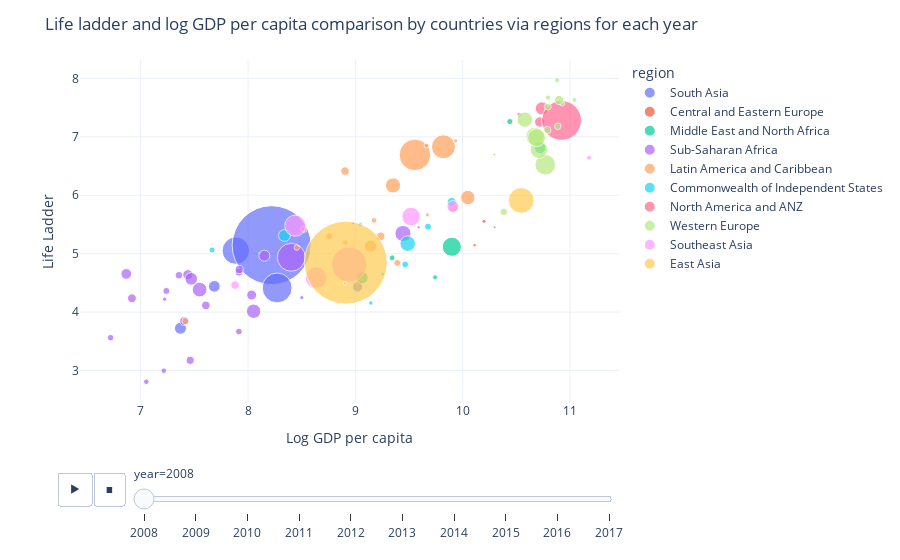

Notebook code cell kept with this figure:
### Code cell
fig=px.scatter(pop_df,
              x="Log GDP per capita",
              y="Life Ladder",
              animation_frame="year",
              animation_group="Country name",
              size="population",
              template="plotly_white",
              color="region",
              hover_name="Country name",
              size_max=60)
fig.update_layout(title="Life ladder and log GDP per capita comparison by countries via regions for each year")
fig.show()

### Figure 1 — Plotly figure (JSON) as saved in the notebook; plotly's stock layout.template omitted (floating-point values rounded to 4 significant figures)
{"data": [{"hovertemplate": "<b>%{hovertext}</b><br><br>region=South Asia<br>year=2008<br>Log GDP per capita=%{x}<br>Life Ladder=%{y}<br>population=%{marker.size}<extra></extra>", "hovertext": ["Afghanistan", "Bangladesh", "India", "Nepal", "Pakistan", "Sri Lanka"], "ids": ["Afghanistan", "Bangladesh", "India", "Nepal", "Pakistan", "Sri Lanka"], "legendgroup": "South Asia", "marker": {"color": "#636efa", "size": [27722276, 144304167, 1200669765, 26666576, 171648986, 19983984], "sizemode": "area", "sizeref": 385100.0, "symbol": "circle"}, "mode": "markers", "name": "South Asia", "orientation": "v", "showlegend": true, "type": "scatter", "x": [7.37, 7.886, 8.22, 7.686, 8.271, 9.021], "xaxis": "x", "y": [3.724, 5.052, 5.146, 4.441, 4.414, 4.431], "yaxis": "y"}, {"hovertemplate": "<b>%{hovertext}</b><br><br>region=Central and Eastern Europe<br>year=2008<br>Log GDP per capita=%{x}<br>Life Ladder=%{y}<br>population=%{marker.size}<extra></extra>", "hovertext": ["Estonia", "Kosovo", "Latvia", "Lithuania"], "ids": ["Estonia", "Kosovo", "Latvia", "Lithuania"], "legendgroup": "Central and Eastern Europe", "marker": {"color": "#EF553B", "size": [1337090, 1747383, 2177322, 3198231], "sizemode": "area", "sizeref": 385100.0, "symbol": "circle"}, "mode": "markers", "name": "Central and Eastern Europe", "orientation": "v", "showlegend": true, "type": "scatter", "x": [10.3, 8.981, 10.11, 10.2], "xaxis": "x", "y": [5.452, 5.522, 5.145, 5.554], "yaxis": "y"}, {"hovertemplate": "<b>%{hovertext}</b><br><br>region=Middle East and North Africa<br>year=2008<br>Log GDP per capita=%{x}<br>Life Ladder=%{y}<br>population=%{marker.size}<extra></extra>", "hovertext": ["Iraq", "Israel", "Jordan", "Lebanon", "Saudi Arabia", "Turkey"], "ids": ["Iraq", "Israel", "Jordan", "Lebanon", "Saudi Arabia", "Turkey"], "legendgroup": "Middle East and North Africa", "marker": {"color": "#00cc96", "size": [28385746, 7308800, 6556478, 4764741, 25888541, 70418604], "sizemode": "area", "sizeref": 385100.0, "symbol": "circle"}, "mode": "markers", "name": "Middle East and North Africa", "orientation": "v", "showlegend": true, "type": "scatter", "x": [9.063, 10.44, 9.343, 9.743, 10.72, 9.899], "xaxis": "x", "y": [4.59, 7.261, 4.93, 4.595, 6.811, 5.118], "yaxis": "y"}, {"hovertemplate": "<b>%{hovertext}</b><br><br>region=Sub-Saharan Africa<br>year=2008<br>Log GDP per capita=%{x}<br>Life Ladder=%{y}<br>population=%{marker.size}<extra></extra>", "hovertext": ["Benin", "Botswana", "Burkina Faso", "Burundi", "Cameroon", "Chad", "Djibouti", "Ghana", "Kenya", "Liberia", "Madagascar", "Mali", "Mauritania", "Mozambique", "Niger", "Nigeria", "Rwanda", "Senegal", "Sierra Leone", "South Africa", "Tanzania", "Togo", "Uganda", "Zambia", "Zimbabwe"], "ids": ["Benin", "Botswana", "Burkina Faso", "Burundi", "Cameroon", "Chad", "Djibouti", "Ghana", "Kenya", "Liberia", "Madagascar", "Mali", "Mauritania", "Mozambique", "Niger", "Nigeria", "Rwanda", "Senegal", "Sierra Leone", "South Africa", "Tanzania", "Togo", "Uganda", "Zambia", "Zimbabwe"], "legendgroup": "Sub-Saharan Africa", "marker": {"color": "#ab63fa", "size": [8696921, 1915639, 14689725, 8126102, 19252666, 11183588, 816358, 23563825, 39791981, 3607860, 19996473, 14113577, 3296238, 22276596, 15250908, 150269623, 9524534, 12004701, 6133603, 49779471, 41853944, 6083420, 30431736, 12848530, 12379549], "sizemode": "area", "sizeref": 385100.0, "symbol": "circle"}, "mode": "markers", "name": "Sub-Saharan Africa", "orientation": "v", "showlegend": true, "type": "scatter", "x": [7.915, 9.59, 7.403, 6.719, 8.034, 7.356, 8.111, 8.152, 8.052, 7.223, 7.439, 7.607, 8.501, 6.865, 6.918, 8.403, 7.239, 7.916, 7.215, 9.444, 7.549, 7.052, 7.471, 7.918, 7.461], "xaxis": "x", "y": [3.667, 5.451, 3.846, 3.563, 4.292, 4.632, 5.009, 4.965, 4.015, 4.221, 4.64, 4.115, 4.248, 4.654, 4.236, 4.939, 4.363, 4.683, 2.997, 5.346, 4.385, 2.808, 4.569, 4.73, 3.174], "yaxis": "y"}, {"hovertemplate": "<b>%{hovertext}</b><br><br>region=Latin America and Caribbean<br>year=2008<br>Log GDP per capita=%{x}<br>Life Ladder=%{y}<br>population=%{marker.size}<extra></extra>", "hovertext": ["Argentina", "Bolivia", "Brazil", "Chile", "Colombia", "Costa Rica", "Dominican Republic", "Ecuador", "El Salvador", "Guatemala", "Haiti", "Honduras", "Mexico", "Nicaragua", "Panama", "Paraguay", "Peru", "Trinidad and Tobago", "Uruguay"], "ids": ["Argentina", "Bolivia", "Brazil", "Chile", "Colombia", "Costa Rica", "Dominican Republic", "Ecuador", "El Salvador", "Guatemala", "Haiti", "Honduras", "Mexico", "Nicaragua", "Panama", "Paraguay", "Peru", "Trinidad and Tobago", "Uruguay"], "legendgroup": "Latin America and Caribbean", "marker": {"color": "#FFA15A", "size": [40080160, 9721454, 192030362, 16708258, 44254975, 4463125, 9458075, 14535739, 6131764, 14006428, 9646580, 7980955, 110815271, 5667432, 3516204, 6081296, 28562317, 1314443, 3340221], "sizemode": "area", "sizeref": 385100.0, "symbol": "circle"}, "mode": "markers", "name": "Latin America and Caribbean", "orientation": "v", "showlegend": true, "type": "scatter", "x": [10.05, 8.756, 9.555, 9.911, 9.351, 9.662, 9.391, 9.236, 8.908, 8.904, 7.417, 8.52, 9.821, 8.454, 9.935, 9.174, 9.142, 10.29, 9.671], "xaxis": "x", "y": [5.961, 5.298, 6.691, 5.789, 6.168, 6.851, 4.842, 5.297, 5.191, 6.414, 3.846, 5.42, 6.829, 5.104, 6.931, 5.57, 5.129, 6.696, 5.664], "yaxis": "y"}, {"hovertemplate": "<b>%{hovertext}</b><br><br>region=Commonwealth of Independent States<br>year=2008<br>Log GDP per capita=%{x}<br>Life Ladder=%{y}<br>population=%{marker.size}<extra></extra>", "hovertext": ["Armenia", "Azerbaijan", "Belarus", "Georgia", "Kazakhstan", "Moldova", "Tajikistan", "Ukraine", "Uzbekistan"], "ids": ["Armenia", "Azerbaijan", "Belarus", "Georgia", "Kazakhstan", "Moldova", "Tajikistan", "Ukraine", "Uzbekistan"], "legendgroup": "Commonwealth of Independent States", "marker": {"color": "#19d3f3", "size": [2907618, 8763400, 9527985, 3848449, 15674000, 3570108, 7209930, 46258200, 27302800], "sizemode": "area", "sizeref": 385100.0, "symbol": "circle"}, "mode": "markers", "name": "Commonwealth of Independent States", "orientation": "v", "showlegend": true, "type": "scatter", "x": [9.256, 9.465, 9.677, 9.144, 9.898, 9.045, 7.665, 9.488, 8.339], "xaxis": "x", "y": [4.652, 4.817, 5.463, 4.156, 5.886, 5.503, 5.064, 5.172, 5.311], "yaxis": "y"}, {"hovertemplate": "<b>%{hovertext}</b><br><br>region=North America and ANZ<br>year=2008<br>Log GDP per capita=%{x}<br>Life Ladder=%{y}<br>population=%{marker.size}<extra></extra>", "hovertext": ["Australia", "Canada", "New Zealand", "United States"], "ids": ["Australia", "Canada", "New Zealand", "United States"], "legendgroup": "North America and ANZ", "marker": {"color": "#FF6692", "size": [21249200, 33247118, 4259800, 304093966], "sizemode": "area", "sizeref": 385100.0, "symbol": "circle"}, "mode": "markers", "name": "North America and ANZ", "orientation": "v", "showlegend": true, "type": "scatter", "x": [10.72, 10.74, 10.53, 10.92], "xaxis": "x", "y": [7.254, 7.486, 7.381, 7.28], "yaxis": "y"}, {"hovertemplate": "<b>%{hovertext}</b><br><br>region=Western Europe<br>year=2008<br>Log GDP per capita=%{x}<br>Life Ladder=%{y}<br>population=%{marker.size}<extra></extra>", "hovertext": ["Austria", "Belgium", "Denmark", "Finland", "France", "Germany", "Iceland", "Ireland", "Italy", "Netherlands", "Norway", "Portugal", "Spain", "Sweden", "United Kingdom"], "ids": ["Austria", "Belgium", "Denmark", "Finland", "France", "Germany", "Iceland", "Ireland", "Italy", "Netherlands", "Norway", "Portugal", "Spain", "Sweden", "United Kingdom"], "legendgroup": "Western Europe", "marker": {"color": "#B6E880", "size": [8321496, 10709973, 5493621, 5313399, 64374984, 82110097, 317414, 4489544, 58826731, 16445593, 4768212, 10558177, 45954106, 9219637, 61806995], "sizemode": "area", "sizeref": 385100.0, "symbol": "circle"}, "mode": "markers", "name": "Western Europe", "orientation": "v", "showlegend": true, "type": "scatter", "x": [10.89, 10.79, 10.88, 10.8, 10.67, 10.77, 10.86, 10.93, 10.71, 10.9, 11.04, 10.38, 10.58, 10.79, 10.69], "xaxis": "x", "y": [7.181, 7.117, 7.971, 7.671, 7.008, 6.522, 6.888, 7.568, 6.78, 7.631, 7.632, 5.717, 7.294, 7.516, 6.986], "yaxis": "y"}, {"hovertemplate": "<b>%{hovertext}</b><br><br>region=Southeast Asia<br>year=2008<br>Log GDP per capita=%{x}<br>Life Ladder=%{y}<br>population=%{marker.size}<extra></extra>", "hovertext": ["Cambodia", "Indonesia", "Malaysia", "Philippines", "Singapore", "Thailand", "Vietnam"], "ids": ["Cambodia", "Indonesia", "Malaysia", "Philippines", "Singapore", "Thailand", "Vietnam"], "legendgroup": "Southeast Asia", "marker": {"color": "#FF97FF", "size": [13883834, 235469762, 27236006, 90901965, 4839396, 66530984, 86243413], "sizemode": "area", "sizeref": 385100.0, "symbol": "circle"}, "mode": "markers", "name": "Southeast Asia", "orientation": "v", "showlegend": true, "type": "scatter", "x": [7.879, 8.943, 9.909, 8.634, 11.18, 9.52, 8.44], "xaxis": "x", "y": [4.462, 4.815, 5.807, 4.589, 6.642, 5.636, 5.48], "yaxis": "y"}, {"hovertemplate": "<b>%{hovertext}</b><br><br>region=East Asia<br>year=2008<br>Log GDP per capita=%{x}<br>Life Ladder=%{y}<br>population=%{marker.size}<extra></extra>", "hovertext": ["China", "Japan", "Mongolia"], "ids": ["China", "Japan", "Mongolia"], "legendgroup": "East Asia", "marker": {"color": "#FECB52", "size": [1324655000, 128063000, 2631898], "sizemode": "area", "sizeref": 385100.0, "symbol": "circle"}, "mode": "markers", "name": "East Asia", "orientation": "v", "showlegend": true, "type": "scatter", "x": [8.911, 10.55, 8.904], "xaxis": "x", "y": [4.846, 5.911, 4.493], "yaxis": "y"}], "layout": {"legend": {"itemsizing": "constant", "title": {"text": "region"}, "tracegroupgap": 0}, "margin": {"t": 60}, "sliders": [{"active": 0, "currentvalue": {"prefix": "year="}, "len": 0.9, "pad": {"b": 10, "t": 60}, "steps": [{"args": [["2008"], {"frame": {"duration": 0, "redraw": false}, "fromcurrent": true, "mode": "immediate", "transition": {"duration": 0, "easing": "linear"}}], "label": "2008", "method": "animate"}, {"args": [["2009"], {"frame": {"duration": 0, "redraw": false}, "fromcurrent": true, "mode": "immediate", "transition": {"duration": 0, "easing": "linear"}}], "label": "2009", "method": "animate"}, {"args": [["2010"], {"frame": {"duration": 0, "redraw": false}, "fromcurrent": true, "mode": "immediate", "transition": {"duration": 0, "easing": "linear"}}], "label": "2010", "method": "animate"}, {"args": [["2011"], {"frame": {"duration": 0, "redraw": false}, "fromcurrent": true, "mode": "immediate", "transition": {"duration": 0, "easing": "linear"}}], "label": "2011", "method": "animate"}, {"args": [["2012"], {"frame": {"duration": 0, "redraw": false}, "fromcurrent": true, "mode": "immediate", "transition": {"duration": 0, "easing": "linear"}}], "label": "2012", "method": "animate"}, {"args": [["2013"], {"frame": {"duration": 0, "redraw": false}, "fromcurrent": true, "mode": "immediate", "transition": {"duration": 0, "easing": "linear"}}], "label": "2013", "method": "animate"}, {"args": [["2014"], {"frame": {"duration": 0, "redraw": false}, "fromcurrent": true, "mode": "immediate", "transition": {"duration": 0, "easing": "linear"}}], "label": "2014", "method": "animate"}, {"args": [["2015"], {"frame": {"duration": 0, "redraw": false}, "fromcurrent": true, "mode": "immediate", "transition": {"duration": 0, "easing": "linear"}}], "label": "2015", "method": "animate"}, {"args": [["2016"], {"frame": {"duration": 0, "redraw": false}, "fromcurrent": true, "mode": "immediate", "transition": {"duration": 0, "easing": "linear"}}], "label": "2016", "method": "animate"}, {"args": [["2017"], {"frame": {"duration": 0, "redraw": false}, "fromcurrent": true, "mode": "immediate", "transition": {"duration": 0, "easing": "linear"}}], "label": "2017", "method": "animate"}], "x": 0.1, "xanchor": "left", "y": 0, "yanchor": "top"}], "title": {"text": "Life ladder and log GDP per capita comparison by countries via regions for each year"}, "updatemenus": [{"buttons": [{"args": [null, {"frame": {"duration": 500, "redraw": false}, "fromcurrent": true, "mode": "immediate", "transition": {"duration": 500, "easing": "linear"}}], "label": "&#9654;", "method": "animate"}, {"args": [[null], {"frame": {"duration": 0, "redraw": false}, "fromcurrent": true, "mode": "immediate", "transition": {"duration": 0, "easing": "linear"}}], "label": "&#9724;", "method": "animate"}], "direction": "left", "pad": {"r": 10, "t": 70}, "showactive": false, "type": "buttons", "x": 0.1, "xanchor": "right", "y": 0, "yanchor": "top"}], "xaxis": {"anchor": "y", "domain": [0.0, 1.0], "title": {"text": "Log GDP per capita"}}, "yaxis": {"anchor": "x", "domain": [0.0, 1.0], "title": {"text": "Life Ladder"}}}}
